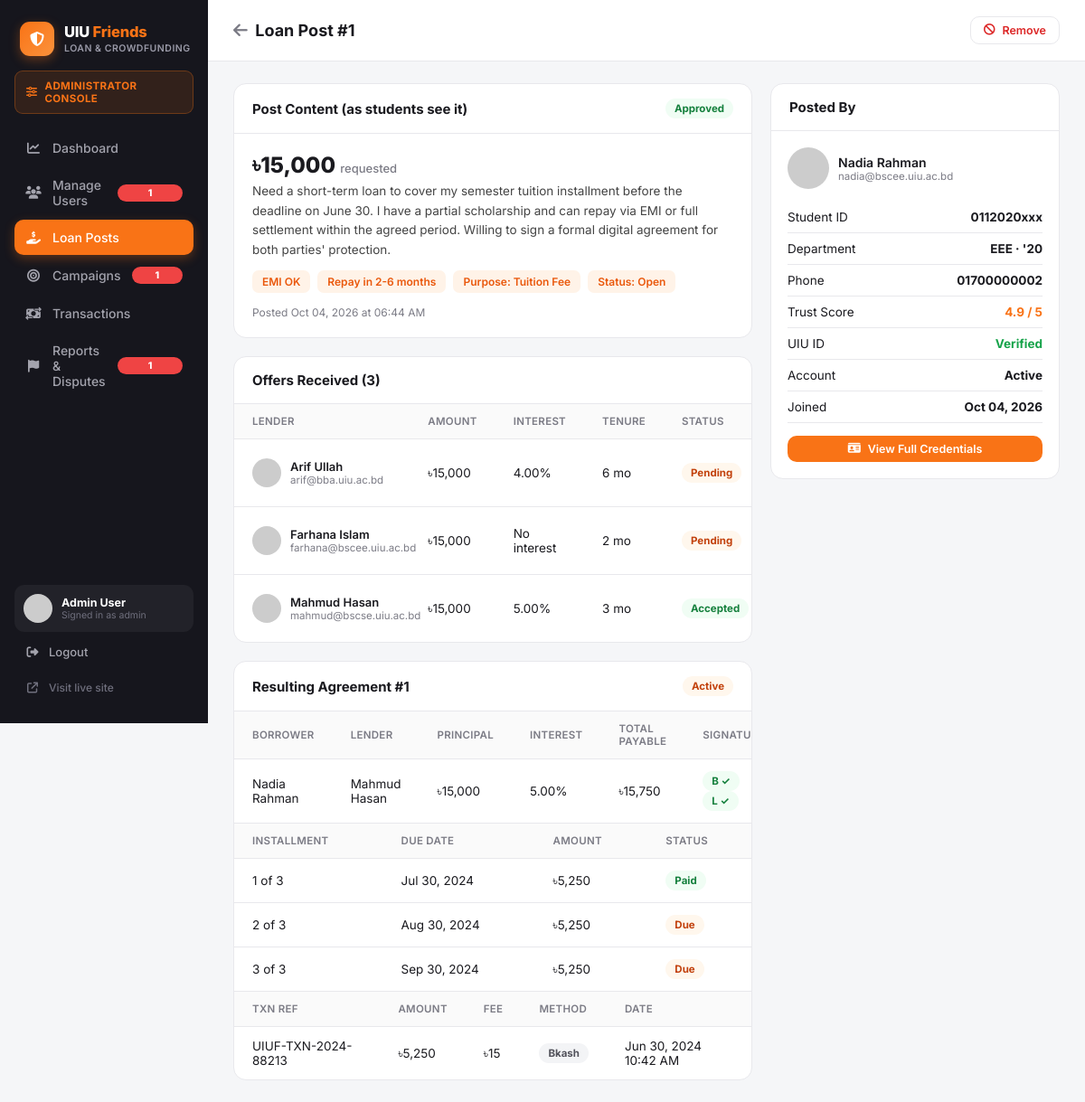
/admin/view_post.php?id=1 (signed in), run on the app's committed database.
### tables this page shows
CREATE TABLE users (
    id                      INT AUTO_INCREMENT PRIMARY KEY,
    full_name               VARCHAR(120)  NOT NULL,
    email                   VARCHAR(150)  NOT NULL UNIQUE,
    password_hash           VARCHAR(255)  NOT NULL,
    student_id              VARCHAR(30)   NOT NULL UNIQUE,
    department              VARCHAR(20)   NOT NULL,
    batch                   VARCHAR(10)   NOT NULL,
    phone                   VARCHAR(20)   DEFAULT NULL,
    avatar                  VARCHAR(255)  DEFAULT 'assets/img/default-avatar.svg',
    role                    ENUM('user','admin') NOT NULL DEFAULT 'user',
    trust_score             DECIMAL(3,2)  NOT NULL DEFAULT 4.00,
    uiu_id_verified         TINYINT(1)    NOT NULL DEFAULT 0,
    email_verified          TINYINT(1)    NOT NULL DEFAULT 0,
    phone_verified          TINYINT(1)    NOT NULL DEFAULT 0,
    payment_linked          TINYINT(1)    NOT NULL DEFAULT 0,
    agreement_accepted      TINYINT(1)    NOT NULL DEFAULT 0,
     
    nid_number              VARCHAR(20)   DEFAULT NULL UNIQUE,
    date_of_birth           DATE          DEFAULT NULL,
    address                 VARCHAR(255)  DEFAULT NULL,
    nid_front               VARCHAR(255)  DEFAULT NULL,
    nid_back                VARCHAR(255)  DEFAULT NULL,
    nid_status              ENUM('not_submitted','pending','verified','rejected') NOT NULL DEFAULT 'not_submitted',
    nid_reject_reason       VARCHAR(255)  DEFAULT NULL,
    nid_submitted_at        DATETIME      DEFAULT NULL,
    status                  ENUM('active','suspended') NOT NULL DEFAULT 'active',
    created_at              DATETIME      NOT NULL DEFAULT CURRENT_TIMESTAMP
);

CREATE TABLE loan_posts (
    id                  INT AUTO_INCREMENT PRIMARY KEY,
    user_id             INT NOT NULL,
    amount              DECIMAL(12,2) NOT NULL,
    purpose             VARCHAR(100)  NOT NULL,
    description         TEXT          NOT NULL,
    emi_ok              TINYINT(1)    NOT NULL DEFAULT 0,
    repay_period_text   VARCHAR(60)   NOT NULL,       
    status              ENUM('open','funded','closed') NOT NULL DEFAULT 'open',
    admin_status        ENUM('pending','approved','removed') NOT NULL DEFAULT 'approved',
    created_at          DATETIME NOT NULL DEFAULT CURRENT_TIMESTAMP,
    FOREIGN KEY (user_id) REFERENCES users(id) ON DELETE CASCADE
);

CREATE TABLE loan_offers (
    id              INT AUTO_INCREMENT PRIMARY KEY,
    loan_post_id    INT NOT NULL,
    lender_id       INT NOT NULL,
    amount          DECIMAL(12,2) NOT NULL,
    interest_rate   DECIMAL(5,2)  NOT NULL DEFAULT 0,
    tenure_months   INT NOT NULL,
    status          ENUM('pending','accepted','rejected','withdrawn') NOT NULL DEFAULT 'pending',
    created_at      DATETIME NOT NULL DEFAULT CURRENT_TIMESTAMP,
    FOREIGN KEY (loan_post_id) REFERENCES loan_posts(id) ON DELETE CASCADE,
    FOREIGN KEY (lender_id) REFERENCES users(id) ON DELETE CASCADE
);

CREATE TABLE agreements (
    id                  INT AUTO_INCREMENT PRIMARY KEY,
    loan_post_id        INT NOT NULL,
    offer_id            INT NOT NULL,
    borrower_id         INT NOT NULL,
    lender_id           INT NOT NULL,
    principal           DECIMAL(12,2) NOT NULL,
    interest_rate       DECIMAL(5,2)  NOT NULL,
    tenure_months       INT NOT NULL,
    total_payable       DECIMAL(12,2) NOT NULL,
    repayment_plan      ENUM('emi','full') DEFAULT NULL,
    borrower_signed     TINYINT(1) NOT NULL DEFAULT 0,
    lender_signed       TINYINT(1) NOT NULL DEFAULT 0,
    status              ENUM('pending_confirmation','active','completed','disputed') NOT NULL DEFAULT 'pending_confirmation',
    created_at          DATETIME NOT NULL DEFAULT CURRENT_TIMESTAMP,
    FOREIGN KEY (loan_post_id) REFERENCES loan_posts(id) ON DELETE CASCADE,
    FOREIGN KEY (offer_id) REFERENCES loan_offers(id) ON DELETE CASCADE,
    FOREIGN KEY (borrower_id) REFERENCES users(id) ON DELETE CASCADE,
    FOREIGN KEY (lender_id) REFERENCES users(id) ON DELETE CASCADE
);

CREATE TABLE installments (
    id              INT AUTO_INCREMENT PRIMARY KEY,
    agreement_id    INT NOT NULL,
    installment_no  INT NOT NULL,
    due_date        DATE NOT NULL,
    amount          DECIMAL(12,2) NOT NULL,
    status          ENUM('due','paid','late') NOT NULL DEFAULT 'due',
    FOREIGN KEY (agreement_id) REFERENCES agreements(id) ON DELETE CASCADE
);

CREATE TABLE transactions (
    id                  INT AUTO_INCREMENT PRIMARY KEY,
    agreement_id        INT NOT NULL,
    installment_id      INT DEFAULT NULL,
    txn_ref             VARCHAR(40) NOT NULL UNIQUE,
    payer_id            INT NOT NULL,
    payee_id            INT NOT NULL,
    amount              DECIMAL(12,2) NOT NULL,
    gateway_fee         DECIMAL(12,2) NOT NULL DEFAULT 0,
    payment_method      ENUM('bkash','nagad','card','bank') NOT NULL,
    status              ENUM('success','pending','failed') NOT NULL DEFAULT 'success',
    created_at          DATETIME NOT NULL DEFAULT CURRENT_TIMESTAMP,
    FOREIGN KEY (agreement_id) REFERENCES agreements(id) ON DELETE CASCADE,
    FOREIGN KEY (installment_id) REFERENCES installments(id) ON DELETE SET NULL,
    FOREIGN KEY (payer_id) REFERENCES users(id) ON DELETE CASCADE,
    FOREIGN KEY (payee_id) REFERENCES users(id) ON DELETE CASCADE
);

### admin/view_post.php (the view, shortened to what the rows shown need)
<?php
require_once __DIR__ . '/../includes/functions.php';
$admin = current_admin();
$id = (int)($_GET['id'] ?? 0);
$stmt = $pdo->prepare("SELECT lp.*, u.id uid, u.full_name, u.email, u.student_id, u.department, u.batch,
        u.phone, u.avatar, u.trust_score, u.uiu_id_verified, u.status user_status, u.created_at joined
    FROM loan_posts lp JOIN users u ON u.id = lp.user_id WHERE lp.id = ?");
$stmt->execute([$id]);
$post = $stmt->fetch();
$offers = $pdo->prepare("SELECT lo.*, u.full_name, u.email, u.avatar, u.trust_score
    FROM loan_offers lo JOIN users u ON u.id = lo.lender_id
    WHERE lo.loan_post_id = ? ORDER BY lo.created_at DESC");
$offers->execute([$id]);
$offers = $offers->fetchAll();
$agreement = $pdo->prepare("SELECT a.*, bu.full_name borrower_name, lu.full_name lender_name
    FROM agreements a JOIN users bu ON bu.id=a.borrower_id JOIN users lu ON lu.id=a.lender_id
    WHERE a.loan_post_id = ?");
$agreement->execute([$id]);
$agreement = $agreement->fetch();
$installments = [];
$txns = [];
if ($agreement) {
    $s = $pdo->prepare("SELECT * FROM installments WHERE agreement_id=? ORDER BY installment_no");
    $s->execute([$agreement['id']]);
    $installments = $s->fetchAll();
    $s = $pdo->prepare("SELECT * FROM transactions WHERE agreement_id=? ORDER BY created_at DESC");
    $s->execute([$agreement['id']]);
    $txns = $s->fetchAll();
}
include __DIR__ . '/../includes/header.php';
?>
<div class="admin-shell">
  <?php include __DIR__ . '/includes/sidebar.php'; ?>
  <div class="admin-main">
    <div class="admin-topbar">
      <h1><a href="loan_posts.php" style="color:var(--text-muted);"><i class="fa-solid fa-arrow-left"></i></a> &nbsp;Loan Post #<?= $id ?></h1>
    </div>
    <div class="admin-content">
      <div style="display:flex;gap:20px;align-items:flex-start;flex-wrap:wrap;">
        <div style="flex:1;min-width:340px;display:flex;flex-direction:column;gap:20px;">
          <div class="admin-table-card">
            <div class="head"><h3>Post Content (as students see it)</h3>
              <?php
                $m = ['approved'=>'pill-green','pending'=>'pill-orange','removed'=>'pill-red'][$post['admin_status']];
                echo "<span class=\"pill $m\">" . ucfirst($post['admin_status']) . "</span>";
              ?>
            </div>
            <div style="padding:20px;">
              <div class="post-amount" style="margin-top:0;"><?= taka($post['amount']) ?> <span>requested</span></div>
              <div class="post-desc"><?= nl2br(e($post['description'])) ?></div>
              <div class="tag-row">
                <?php if ($post['emi_ok']): ?><span class="tag">EMI OK</span><?php endif; ?>
                <span class="tag"><?= e($post['repay_period_text']) ?></span>
                <span class="tag">Purpose: <?= e($post['purpose']) ?></span>
                <span class="tag">Status: <?= ucfirst($post['status']) ?></span>
              </div>
              <p style="font-size:12px;color:var(--text-muted);margin:0;">Posted <?= date('M d, Y \a\t h:i A', strtotime($post['created_at'])) ?></p>
            </div>
          </div>
          <div class="admin-table-card">
            <table class="admin-table">
              <tr><th>Lender</th><th>Amount</th><th>Interest</th><th>Tenure</th><th>Status</th><th>Sent</th></tr>
              <?php foreach ($offers as $o): ?>
              <tr>
                <td><div class="mini-user"><img src="<?= e($o['avatar']) ?>"><div><div class="n"><?= e($o['full_name']) ?></div><div class="s"><?= e($o['email']) ?></div></div></div></td>
                <td><?= taka($o['amount']) ?></td>
                <td><?= $o['interest_rate'] > 0 ? $o['interest_rate'].'%' : 'No interest' ?></td>
                <td><?= $o['tenure_months'] ?> mo</td>
                <td><?php
                  $m = ['accepted'=>'pill-green','pending'=>'pill-orange','rejected'=>'pill-gray','withdrawn'=>'pill-gray'][$o['status']];
                  echo "<span class=\"pill $m\">" . ucfirst($o['status']) . "</span>"; ?></td>
              </tr>
              <?php endforeach; ?>
            </table>
          </div>
          <?php if ($agreement): ?>
          <div class="admin-table-card">
            <div class="head"><h3>Resulting Agreement #<?= $agreement['id'] ?></h3>
              <span class="pill <?= $agreement['status']==='completed'?'pill-green':($agreement['status']==='disputed'?'pill-red':'pill-orange') ?>"><?= ucwords(str_replace('_',' ',$agreement['status'])) ?></span>
            </div>
            <table class="admin-table">
              <tr><th>Borrower</th><th>Lender</th><th>Principal</th><th>Interest</th><th>Total Payable</th><th>Signatures</th></tr>
              <tr>
                <td><?= e($agreement['borrower_name']) ?></td>
                <td><?= e($agreement['lender_name']) ?></td>
                <td><?= taka($agreement['principal']) ?></td>
                <td><?= $agreement['interest_rate'] ?>%</td>
                <td><?= taka($agreement['total_payable']) ?></td>
                <td>
                  <span class="pill <?= $agreement['borrower_signed']?'pill-green':'pill-orange' ?>">B<?= $agreement['borrower_signed']?' ✓':' …' ?></span>
                  <span class="pill <?= $agreement['lender_signed']?'pill-green':'pill-orange' ?>">L<?= $agreement['lender_signed']?' ✓':' …' ?></span>
                </td>
              </tr>
            </table>
            <?php if ($installments): ?>
            <table class="admin-table" style="border-top:1px solid var(--border);">
              <tr><th>Installment</th><th>Due Date</th><th>Amount</th><th>Status</th></tr>
              <?php foreach ($installments as $ins): ?>
              <tr>
                <td><?= $ins['installment_no'] ?> of <?= count($installments) ?></td>
                <td><?= date('M d, Y', strtotime($ins['due_date'])) ?></td>
                <td><?= taka($ins['amount']) ?></td>
                <td><span class="pill <?= $ins['status']==='paid'?'pill-green':'pill-orange' ?>"><?= ucfirst($ins['status']) ?></span></td>
              </tr>
              <?php endforeach; ?>
            </table>
            <?php endif; ?>
            <?php if ($txns): ?>
            <table class="admin-table" style="border-top:1px solid var(--border);">
              <tr><th>Txn Ref</th><th>Amount</th><th>Fee</th><th>Method</th><th>Date</th></tr>
              <?php foreach ($txns as $t): ?>
              <tr><td><?= e($t['txn_ref']) ?></td><td><?= taka($t['amount']) ?></td><td><?= taka($t['gateway_fee']) ?></td><td><span class="pill pill-gray"><?= ucfirst($t['payment_method']) ?></span></td><td><?= date('M d, Y h:i A', strtotime($t['created_at'])) ?></td></tr>
              <?php endforeach; ?>
            </table>
            <?php endif; ?>
          </div>
          <?php endif; ?>
        </div>
        <div style="width:320px;flex-shrink:0;display:flex;flex-direction:column;gap:20px;">
          <div class="admin-table-card">
            <div style="padding:18px;">
              <div class="mini-user" style="margin-bottom:14px;">
                <div><div class="n" style="font-size:14px;"><?= e($post['full_name']) ?></div><div class="s"><?= e($post['email']) ?></div></div>
              </div>
              <div class="info-row"><span>Student ID</span><span class="val"><?= e($post['student_id']) ?></span></div>
              <div class="info-row"><span>Department</span><span class="val"><?= e($post['department']) ?> · '<?= substr($post['batch'],-2) ?></span></div>
              <div class="info-row"><span>Phone</span><span class="val"><?= e($post['phone'] ?: '—') ?></span></div>
              <div class="info-row"><span>Trust Score</span><span class="val orange"><?= number_format($post['trust_score'],1) ?> / 5</span></div>
              <div class="info-row"><span>Account</span><span class="val"><?= ucfirst($post['user_status']) ?></span></div>
              <div class="info-row"><span>Joined</span><span class="val"><?= date('M d, Y', strtotime($post['joined'])) ?></span></div>
            </div>
          </div>
        </div>
      </div>
    </div>
  </div>
</div>
</body>
</html>

### admin/includes/sidebar.php (shortened to what the rows shown need)
<aside class="admin-sidebar">
  <div class="admin-userbox">
    <div class="admin-userbox-text">
      <div class="n"><?= e($admin['full_name'] ?? 'Administrator') ?></div>
      <div class="s">Signed in as admin</div>
    </div>
  </div>
</aside>

### data on the page
users: full_name "Admin User"
loan_posts: admin_status "Approved", amount "৳15,000", description "Need a short-term loan to cover my semester tuition installment before the deadline on June 30. I have a partial scholarship and can repay via EMI or full settlement within the agreed period. Willing to sign a formal digital agreement for both parties' protection.", repay_period_text "Repay in 2-6 months", purpose "Tuition Fee", status "Open", created_at "Oct 04, 2026 at 06:44 AM", user.full_name "Nadia Rahman", user.email "nadia@bscee.uiu.ac.bd", user.student_id "0112020xxx", user.department "EEE", user.batch "20", user.phone "01700000002", user.trust_score "4.9", user.status "Active", user.created_at "Oct 04, 2026"
loan_offers: lender.full_name "Arif Ullah", lender.email "arif@bba.uiu.ac.bd", amount "৳15,000", interest_rate "4.00", tenure_months "6", status "Pending"
loan_offers: lender.full_name "Farhana Islam", lender.email "farhana@bscee.uiu.ac.bd", amount "৳15,000", interest_rate "No interest", tenure_months "2", status "Pending"
loan_offers: lender.full_name "Mahmud Hasan", lender.email "mahmud@bscse.uiu.ac.bd", amount "৳15,000", interest_rate "5.00", tenure_months "3", status "Accepted"
agreements: id "1", status "Active", borrower.full_name "Nadia Rahman", lender.full_name "Mahmud Hasan", principal "৳15,000", interest_rate "5.00", total_payable "৳15,750"
installments: installment_no "1", count($installments) "3", due_date "Jul 30, 2024", amount "৳5,250", status "Paid"
installments: installment_no "2", count($installments) "3", due_date "Aug 30, 2024", amount "৳5,250", status "Due"
installments: installment_no "3", count($installments) "3", due_date "Sep 30, 2024", amount "৳5,250", status "Due"
transactions: txn_ref "UIUF-TXN-2024-88213", amount "৳5,250", gateway_fee "৳15", payment_method "Bkash", created_at "Jun 30, 2024 10:42 AM"

### other printed values
$item['label'] "Dashboard"
$item['label'] "Manage Users"
$item['badge'] "1"
$item['label'] "Loan Posts"
$item['label'] "Campaigns"
$item['label'] "Transactions"
$item['label'] "Reports & Disputes"
$id "1"
count($offers) "3"
